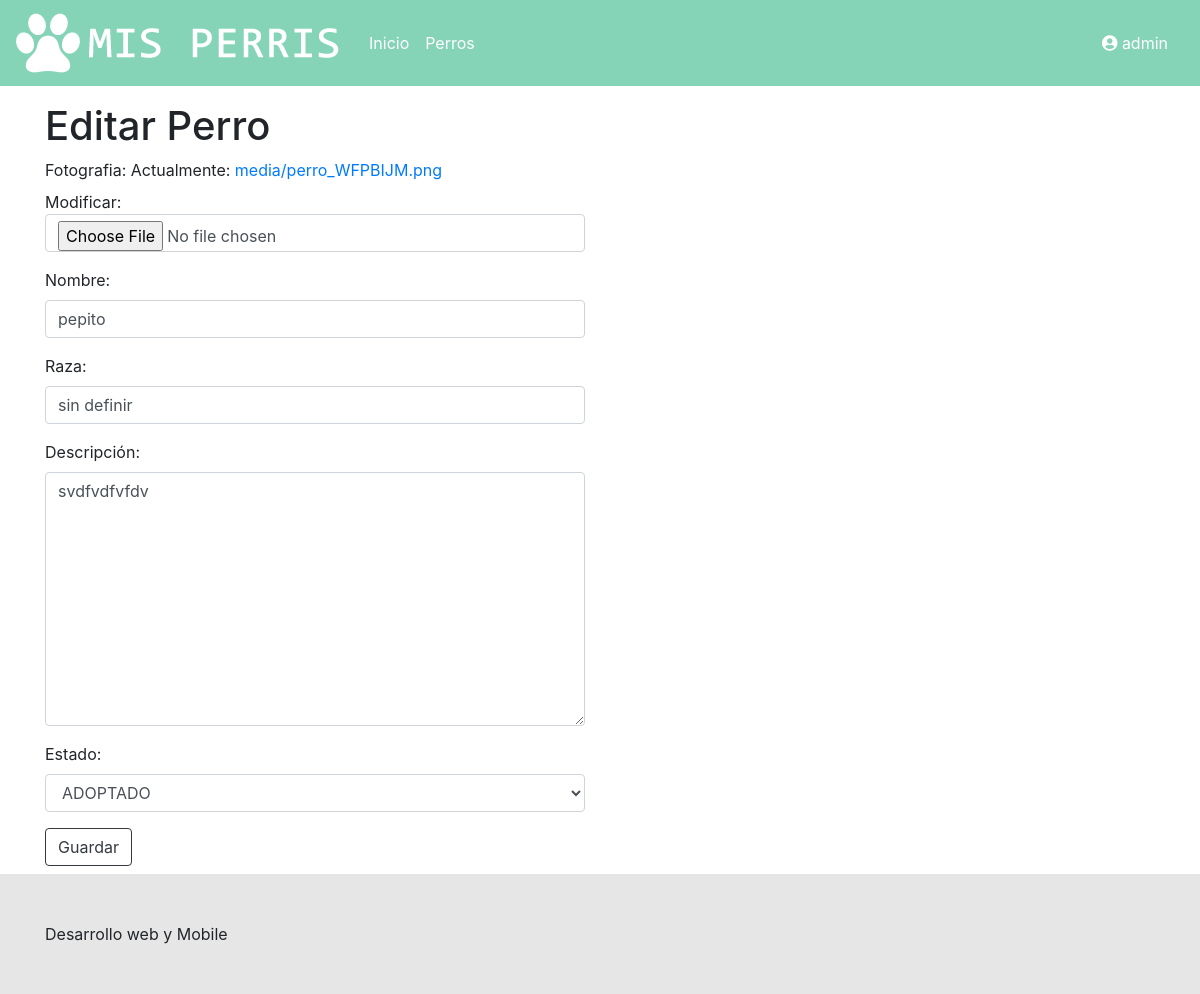
Page /perros/lista/perro/9/edit/ (signed in) on the committed database.
### sitio/models.py (models this page shows, shortened)
class Perro(models.Model):
    fotografia      = models.ImageField(upload_to="media")
    nombre          = models.CharField("Nombre", max_length=200)
    raza            = models.CharField("Raza", max_length=200)
    descripcion	    = models.TextField("Descripción" )
    estado          = models.CharField(max_length=50, choices=estados_perro, default='rescatado')
    adoptador_por   = models.ForeignKey(settings.AUTH_USER_MODEL,on_delete=models.CASCADE, null=True)
    published_date  = models.DateTimeField(blank=True, null=True)

### sitio/views.py (the view)
# urls.py: path('perros/lista/perro/<int:pk>/edit/', views.perros_edit, name='perros_edit'),
def perros_edit(request, pk):
    perro = get_object_or_404(Perro, pk=pk)
    if request.method == "POST":
        form = PostForm(request.POST, request.FILES or None, instance=perro)
        if form.is_valid():
            perro = form.save(commit=False)
            perro.published_date = timezone.now()
            if perro.estado == 'adoptado':
                perro.adoptador_por_id = request.user.id
            else:
                perro.adoptador_por_id = None
            perro.save()
            return redirect('perros_detail', pk=perro.pk)
    else:
        form = PostForm(instance=perro)
    return render(request, 'sitio/perros_edit.html', {'form': form, 'name_page':'Editar Perro'})

### sitio/forms.py
class PostForm(forms.ModelForm):
    class Meta:
        model = Perro
        fields = ('fotografia','nombre', 'raza','descripcion', 'estado',)

### sitio/templates/sitio/perros_edit.html (shortened to what this page needs)
{% extends 'base/base.html' %}
{% block content %}
{% load widget_tweaks %}
<main class="container">
    <div class="row">
        {% if request.user.is_staff %}
        <div class="col-sm-6">
            <h1>{{ name_page }}</h1>
            <form method="POST" enctype="multipart/form-data" class="post-form">
                {% for field in form.visible_fields %}
                <div class="form-group">
                    {{ field.label_tag }}
                    {% if form.is_bound %}
                    {% if field.errors %}
                    {% render_field field class="form-control is-invalid" %}
                    {% for error in field.errors %}
                    <div class="invalid-feedback">
                        {{ error }}
                    </div>
                    {% endfor %}
                    {% else %}
                    {% render_field field class="form-control is-valid" %}
                    {% endif %}
                    {% else %}
                    {% render_field field class="form-control" %}
                    {% endif %}
                </div>
                {% endfor %}
                <button type="submit" class="btn btn-outline-dark">Guardar</button>
            </form>
        </div>
        {% endif %}
    </div>
</main>
{% endblock %}

### sitio/templates/base/base.html (shortened to what this page needs)
<!DOCTYPE html>
{% load static %}
<html lang="es">
<head>
    <link rel="stylesheet" href="https://stackpath.bootstrapcdn.com/bootstrap/4.1.3/css/bootstrap.min.css"
>
    <link rel="stylesheet" href="https://use.fontawesome.com/releases/v5.4.2/css/all.css"
>
    <link rel="stylesheet" href="{% static 'css/style.css' %}">
    <link rel="stylesheet" href="{% static 'css/owl.carousel.min.css' %}">
    <link rel="stylesheet" href="{% static 'css/owl-home.css' %}">
</head>
<body>
    <div class="content">
        <nav class="navbar navbar-expand-lg mp-header mb-3">
            <a class="navbar-brand" href="{% url 'home' %}">
                <img src="{% static 'img/logo.png' %}" alt="Mis Perris">
            </a>
            <div class="collapse navbar-collapse" id="navbarSupportedContent">
                <ul class="navbar-nav mr-auto">
                    <li class="nav-item active">
                        <a class="nav-link" href="{% url 'home'%}">Inicio</a>
                    </li>
                    <li class="nav-item">
                        <a class="nav-link" href="{% url 'perros' %}">Perros</a>
                    </li>
                </ul>
                {% if user.is_authenticated %}
                    <a class="nav-link" href="{% url 'user_profile' %}">
                        <i class="fas fa-user-circle"></i> {{ user.get_username}}
                    </a>
                {% else %}
                <a href="{% url 'user_login' %}">
                    <i class="fas fa-user-circle"></i> Inciar Sesion
                </a>
                {% endif %}
            </div>
        </nav>
            {% block content %}{% endblock %}
    </div>
    <footer class="mp-footer mt-2">
        <div class="container py-5">
            Desarrollo web y Mobile
        </div>
    </footer>
</body>
</html>

### sitio/static/css/style.css (style rules this page uses)
:root { --brand_color: #85D4B8; --gris: #E6E6E6; --alert:#dc3545; }
html, body { height: 100%; }
body { display: flex; flex-direction: column; }
.content { flex: 1 0 auto; }
.mp-footer { flex-shrink: 0; }
.mp-header { background: var(--brand_color); color:white; }
.mp-header a { color:white; }
.mp-footer { background: var(--gris); }

### rows in the picture
Perro: nombre "pepito" "sin definir" "svdfvdfvfdv" "ADOPTADO"

### other values in the picture
{{ user.get_username }} "admin"
{{ name_page }} "Editar Perro"
{{ field.label_tag }} "Fotografia:" "Nombre:" "Raza:" "Descripción:" "Estado:"
